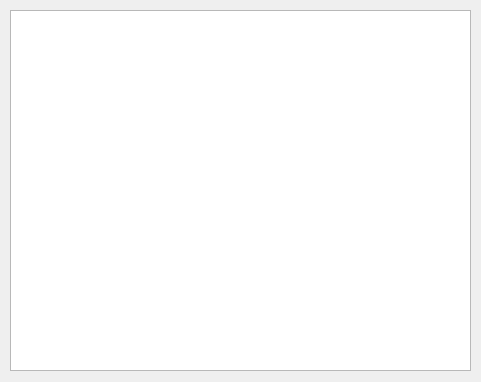
<?xml version="1.0" encoding="UTF-8"?>
<ui version="4.0">
 <class>MainWindow</class>
 <widget class="QMainWindow" name="MainWindow">
  <property name="geometry">
   <rect>
    <x>0</x>
    <y>0</y>
    <width>481</width>
    <height>382</height>
   </rect>
  </property>
  <property name="windowTitle">
   <string>MainWindow</string>
  </property>
  <widget class="QWidget" name="centralwidget">
   <widget class="QTableWidget" name="tabla">
    <property name="geometry">
     <rect>
      <x>10</x>
      <y>10</y>
      <width>461</width>
      <height>361</height>
     </rect>
    </property>
   </widget>
  </widget>
 </widget>
 <resources/>
 <connections/>
</ui>
